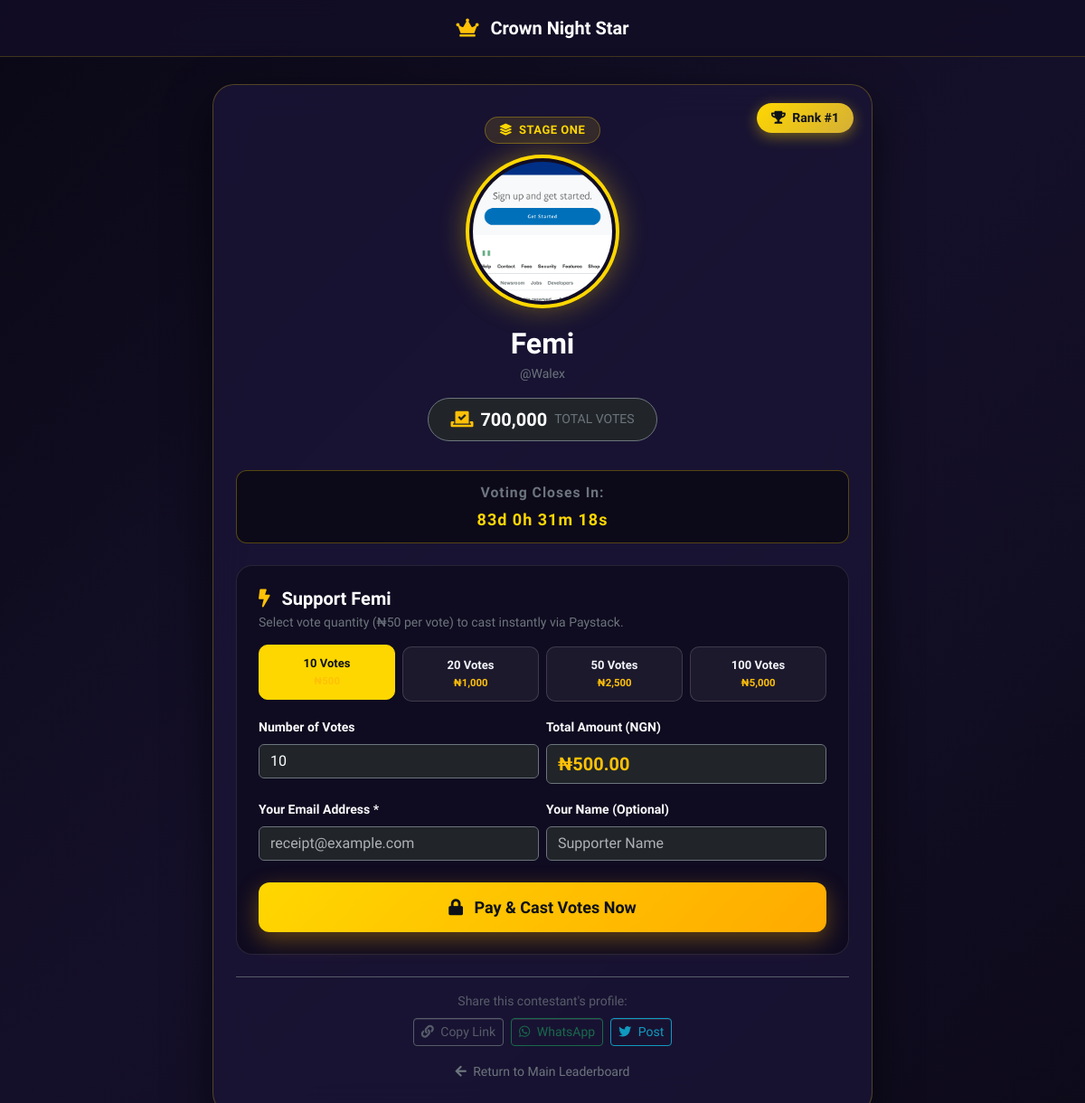
/profile.php?id=14, run on the app's committed database.
### tables this page shows
CREATE TABLE IF NOT EXISTS `settings` (
  `id` INT(11) NOT NULL AUTO_INCREMENT,
  `name` VARCHAR(100) NOT NULL,
  `value` TEXT NOT NULL,
  `created_at` TIMESTAMP DEFAULT CURRENT_TIMESTAMP,
  `updated_at` TIMESTAMP DEFAULT CURRENT_TIMESTAMP ON UPDATE CURRENT_TIMESTAMP,
  PRIMARY KEY (`id`),
  UNIQUE KEY `idx_settings_name` (`name`)
);

CREATE TABLE IF NOT EXISTS `users` (
  `id` INT(11) NOT NULL AUTO_INCREMENT,
  `username` VARCHAR(50) NOT NULL,
  `email` VARCHAR(100) NOT NULL,
  `password` VARCHAR(255) NOT NULL,
  `full_name` VARCHAR(255) NOT NULL,
  `phone_number` VARCHAR(25) NOT NULL,
  `photo` VARCHAR(255) DEFAULT 'default_avatar.png',
  `bio` TEXT DEFAULT NULL,
  `video_url` VARCHAR(500) DEFAULT NULL,
  `vote_count` INT(11) DEFAULT 0,
  `is_admin` TINYINT(1) DEFAULT 0,
  `is_active` TINYINT(1) DEFAULT 1,
  `competition_id` INT(11) DEFAULT NULL,
  `created_at` TIMESTAMP DEFAULT CURRENT_TIMESTAMP,
  `updated_at` TIMESTAMP DEFAULT CURRENT_TIMESTAMP ON UPDATE CURRENT_TIMESTAMP,
  PRIMARY KEY (`id`),
  UNIQUE KEY `idx_user_username` (`username`),
  UNIQUE KEY `idx_user_email` (`email`),
  KEY `idx_user_votes` (`vote_count` DESC),
  KEY `idx_user_admin` (`is_admin`),
  KEY `idx_user_competition` (`competition_id`),
  CONSTRAINT `fk_users_competition` FOREIGN KEY (`competition_id`) REFERENCES `competitions` (`id`) ON DELETE SET NULL
);

### includes/settings.php (called while the page is built, shortened)
<?php
require_once __DIR__ . '/Env.php';
class Settings {
    private static array $cache = [];
    private static bool $loaded = false;
    private static function loadAll(): void {
        if (self::$loaded) {
            return;
        }
        try {
            $pdo = DB::pdo();
            $stmt = $pdo->query("SELECT name, value FROM settings");
            while ($row = $stmt->fetch()) {
                self::$cache[$row['name']] = $row['value'];
            }
            self::$loaded = true;
        } catch (Exception $e) {
            error_log("Settings load error: " . $e->getMessage());
        }
    }
    public static function get(string $name, $default = null) {
        self::loadAll();
        if (array_key_exists($name, self::$cache)) {
            return self::$cache[$name];
        }
        return $default;
    }
    public static function isVotingOpen(): bool {
        $val = self::get('voting_open', '1');
        $endTime = self::getCompetitionEndTime();
        if ($endTime) {
            $endTimestamp = strtotime($endTime);
        }
        return $val === '1' || $val === 'true' || $val === 1 || $val === true;
    }
    public static function getCurrentStage(): string {
        $stage = self::get('current_stage');
        if (!empty($stage)) {
            return $stage;
        }
    }
    public static function getCompetitionEndTime(): string {
        return (string)self::get('competition_end_time', '2026-12-31T23:59');
    }
    public static function getVotePrice(): float {
        return (float)self::get('vote_price', Env::get('VOTE_PRICE_NGN', 50));
    }
    public static function getCurrencySymbol(): string {
        return (string)self::get('currency_symbol', Env::get('VOTE_CURRENCY_SYMBOL', '₦'));
    }
    public static function getCurrencyCode(): string {
        return (string)self::get('currency_code', Env::get('VOTE_CURRENCY', 'NGN'));
    }
}

### includes/security.php (called while the page is built, shortened)
<?php
require_once __DIR__ . '/Env.php';
class Security {
    public static function e(?string $string): string {
        return htmlspecialchars((string)$string, ENT_QUOTES, 'UTF-8');
    }
}
function e(?string $str): string {
    return Security::e($str);
}

### includes/Env.php (called while the page is built, shortened)
<?php
class Env {
    private static $loaded = false;
    public static function get(string $key, $default = null) {
        if (!self::$loaded) {
            $envPath = dirname(__DIR__) . '/.env';
        }
        $envVal = getenv($key);
        if ($envVal !== false) {
            return $envVal;
        }
        return $default;
    }
}

### profile.php (the view, shortened to what this page needs)
<?php
$userId = filter_input(INPUT_GET, 'id', FILTER_VALIDATE_INT);
$pdo = DB::pdo();
$stmt = $pdo->prepare("SELECT * FROM users WHERE id = :id AND is_admin = 0 LIMIT 1");
$stmt->execute([':id' => $userId]);
$contestant = $stmt->fetch();
$position = 1;
try {
    $rankStmt = $pdo->query("SELECT id, vote_count FROM users WHERE is_admin = 0 ORDER BY vote_count DESC");
    $allUsers = $rankStmt->fetchAll();
    $posCounter = 1;
    foreach ($allUsers as $row) {
        if ((int)$row['id'] === $userId) {
            $position = $posCounter;
            break;
        }
        $posCounter++;
    }
} catch (Exception $e) {
    $position = 1;
}
$siteTitle = Settings::get('site_title', 'Crown Night Star');
$currentStage = Settings::getCurrentStage();
$isVotingOpen = Settings::isVotingOpen();
$votePrice = Settings::getVotePrice();
$currencySymbol = Settings::getCurrencySymbol();
$currencyCode = Settings::getCurrencyCode();
$siteUrl = Env::get('APP_URL', 'https://' . ($_SERVER['HTTP_HOST'] ?? 'localhost'));
$profileUrl = rtrim($siteUrl, '/') . '/profile.php?id=' . $userId;
?>
<!DOCTYPE html>
<html lang="en" data-bs-theme="dark">
<head>
    <link rel="stylesheet" href="assets2/css/bootstrap.min.css">
    <link rel="stylesheet" href="assets2/css/all.min.css">
</head>
<body>
<div class="header-bar text-center">
    <div class="container">
        <a href="index.php" class="text-white text-decoration-none fw-bold fs-5">
            <i class="fas fa-crown text-warning me-2"></i> <?= e($siteTitle) ?>
        </a>
    </div>
</div>
<div class="profile-container">
    <div class="profile-card">
        <div class="rank-badge">
            <i class="fas fa-trophy me-1"></i> Rank #<?= $position ?>
        </div>
        <div class="stage-pill">
            <i class="fas fa-layer-group me-1"></i> <?= e($currentStage) ?>
        </div>
        <div class="avatar-wrap">
            <img src="uploads/<?= e($contestant['photo']) ?>" alt="<?= e($contestant['full_name']) ?>">
        </div>
        <h2 class="fw-bold text-white mb-1"><?= e($contestant['full_name']) ?></h2>
        <p class="text-secondary small mb-3">@<?= e($contestant['username']) ?></p>
        <div class="d-inline-flex align-items-center gap-2 px-4 py-2 rounded-pill bg-dark border border-secondary mb-3">
            <i class="fas fa-vote-yea text-warning fs-5"></i>
            <span class="fs-5 fw-bold text-white"><?= number_format((int)$contestant['vote_count']) ?></span>
            <span class="text-secondary small text-uppercase">Total Votes</span>
        </div>
        <div class="countdown-timer" id="countdownBox">
            <span class="text-secondary small d-block mb-1">Voting Closes In:</span>
            <span id="timerText">Calculating time...</span>
        </div>
        <?php if (!$isVotingOpen): ?>
            <div class="alert alert-warning mt-4 border-0" style="background: rgba(255, 193, 7, 0.15); color: #ffd700;">
                <i class="fas fa-clock fa-2x mb-2 d-block"></i>
                <h5 class="fw-bold">Voting is Closed</h5>
                <p class="small mb-0">The voting period for this stage has concluded. Stay tuned for results!</p>
            </div>
        <?php else: ?>
            <div class="vote-box">
                <h5 class="fw-bold text-white mb-1"><i class="fas fa-bolt text-warning me-2"></i> Support <?= e($contestant['full_name']) ?></h5>
                <p class="text-secondary small mb-3">Select vote quantity (<?= $currencySymbol ?><?= number_format($votePrice, 0) ?> per vote) to cast instantly via Paystack.</p>
                <div class="row g-2 mb-3">
                    <div class="col-6 col-sm-3">
                        <div class="quick-btn active" onclick="selectQuickVotes(10, this)">
                            10 Votes<br><span class="text-warning small"><?= $currencySymbol ?><?= number_format(10 * $votePrice) ?></span>
                        </div>
                    </div>
                    <div class="col-6 col-sm-3">
                        <div class="quick-btn" onclick="selectQuickVotes(20, this)">
                            20 Votes<br><span class="text-warning small"><?= $currencySymbol ?><?= number_format(20 * $votePrice) ?></span>
                        </div>
                    </div>
                    <div class="col-6 col-sm-3">
                        <div class="quick-btn" onclick="selectQuickVotes(50, this)">
                            50 Votes<br><span class="text-warning small"><?= $currencySymbol ?><?= number_format(50 * $votePrice) ?></span>
                        </div>
                    </div>
                    <div class="col-6 col-sm-3">
                        <div class="quick-btn" onclick="selectQuickVotes(100, this)">
                            100 Votes<br><span class="text-warning small"><?= $currencySymbol ?><?= number_format(100 * $votePrice) ?></span>
                        </div>
                    </div>
                </div>
                <div class="row g-2 mb-3">
                    <div class="col-12 col-sm-6">
                        <label class="form-label text-light small fw-semibold">Number of Votes</label>
                        <input type="number" id="customVoteCount" class="form-control bg-dark border-secondary text-white" min="1" value="10" oninput="updateTotalAmount()">
                    </div>
                    <div class="col-12 col-sm-6">
                        <label class="form-label text-light small fw-semibold">Total Amount (<?= $currencyCode ?>)</label>
                        <div class="form-control bg-dark border-secondary text-warning fw-bold fs-5" id="totalAmountDisplay">
                            <?= $currencySymbol ?><?= number_format(10 * $votePrice, 2) ?>
                        </div>
                    </div>
                </div>
                <div class="row g-2 mb-4">
                    <div class="col-12 col-sm-6">
                        <label class="form-label text-light small fw-semibold">Your Email Address *</label>
                        <input type="email" id="voterEmail" class="form-control bg-dark border-secondary text-white" placeholder="receipt@example.com" required>
                    </div>
                    <div class="col-12 col-sm-6">
                        <label class="form-label text-light small fw-semibold">Your Name (Optional)</label>
                        <input type="text" id="voterName" class="form-control bg-dark border-secondary text-white" placeholder="Supporter Name">
                    </div>
                </div>
                <button class="btn-vote-now" id="submitVoteBtn" onclick="initiatePaystackPayment()">
                    <i class="fas fa-lock me-2"></i> Pay & Cast Votes Now
                </button>
            </div>
        <?php endif; ?>
        <div class="mt-4 pt-3 border-top border-secondary opacity-75">
            <span class="text-secondary small d-block mb-2">Share this contestant's profile:</span>
            <div class="d-flex justify-content-center gap-2 flex-wrap">
                <button class="btn btn-outline-secondary btn-sm" onclick="copyLink()">
                    <i class="fas fa-link me-1"></i> Copy Link
                </button>
                <a href="https://api.whatsapp.com/send?text=<?= urlencode("Vote for " . $contestant['full_name'] . " on " . $siteTitle . "! " . $profileUrl) ?>" target="_blank" class="btn btn-outline-success btn-sm">
                    <i class="fab fa-whatsapp me-1"></i> WhatsApp
                </a>
                <a href="https://twitter.com/intent/tweet?text=<?= urlencode("Vote for " . $contestant['full_name'] . " on " . $siteTitle . "! " . $profileUrl) ?>" target="_blank" class="btn btn-outline-info btn-sm">
                    <i class="fab fa-twitter me-1"></i> Post
                </a>
            </div>
        </div>
        <div class="mt-3">
            <a href="index.php" class="text-secondary small text-decoration-none"><i class="fas fa-arrow-left me-1"></i> Return to Main Leaderboard</a>
        </div>
    </div>
</div>
</body>
</html>

### profile.php (style rules this page uses)
body { font-family: 'Plus Jakarta Sans', sans-serif; background: linear-gradient(135deg, #0a0815 0%, #15102a 50%, #0d0a1a 100%); color: #f1f5f9; min-height: 100vh; margin: 0; padding: 0; }
.header-bar { background: rgba(18, 14, 38, 0.9); backdrop-filter: blur(12px); border-bottom: 1px solid rgba(255, 215, 0, 0.2); padding: 16px 0; }
.profile-container { max-width: 760px; margin: 30px auto; padding: 0 15px; }
.profile-card { background: rgba(26, 21, 53, 0.85); backdrop-filter: blur(20px); border: 1px solid rgba(255, 215, 0, 0.25); border-radius: 24px; box-shadow: 0 20px 50px rgba(0, 0, 0, 0.6); padding: 35px 25px; position: relative; text-align: center; }
.avatar-wrap { width: 170px; height: 170px; border-radius: 50%; border: 4px solid #ffd700; padding: 4px; background: #110d24; margin: 0 auto 20px; position: relative; box-shadow: 0 0 30px rgba(255, 215, 0, 0.35); }
.avatar-wrap img { width: 100%; height: 100%; border-radius: 50%; object-fit: cover; }
.rank-badge { position: absolute; top: 20px; right: 20px; background: linear-gradient(135deg, #ffd700 0%, #d4af37 100%); color: #0d1117; font-size: 14px; font-weight: 800; padding: 6px 16px; border-radius: 50px; box-shadow: 0 4px 15px rgba(255, 215, 0, 0.4); }
.stage-pill { display: inline-block; background: rgba(255, 215, 0, 0.12); border: 1px solid rgba(255, 215, 0, 0.3); color: #ffd700; font-size: 13px; font-weight: 700; padding: 4px 16px; border-radius: 50px; text-transform: uppercase; letter-spacing: 0.5px; margin-bottom: 12px; }
.vote-box { background: rgba(15, 12, 32, 0.9); border: 1px solid rgba(255, 255, 255, 0.1); border-radius: 18px; padding: 24px; margin-top: 24px; text-align: left; }
.quick-btn { background: rgba(255, 255, 255, 0.06); border: 1px solid rgba(255, 255, 255, 0.15); color: #f1f5f9; border-radius: 10px; padding: 10px 14px; font-weight: 700; font-size: 13px; transition: all 0.2s ease; cursor: pointer; text-align: center; }
.quick-btn:hover, .quick-btn.active { background: #ffd700; color: #0d1117; border-color: #ffd700; transform: translateY(-2px); }
.btn-vote-now { background: linear-gradient(135deg, #ffd700 0%, #ffaa00 100%); color: #0d1117; font-weight: 800; font-size: 18px; padding: 14px; border-radius: 12px; border: none; width: 100%; transition: all 0.3s ease; box-shadow: 0 8px 25px rgba(255, 170, 0, 0.35); }
.countdown-timer { background: rgba(0, 0, 0, 0.5); border: 1px solid rgba(255, 215, 0, 0.3); border-radius: 12px; padding: 12px; margin: 16px 0; color: #ffd700; font-weight: 800; font-size: 18px; letter-spacing: 1px; }

### data on the page
settings: value "Crown Night Star"
users: photo (picture), full_name "Femi", username "Walex", vote_count "700,000"

### other printed values
$position "1"
$currentStage "STAGE ONE"
$currencySymbol "₦"
$votePrice "50"
20 * $votePrice "1,000"
50 * $votePrice "2,500"
100 * $votePrice "5,000"
$currencyCode "NGN"
10 * $votePrice "500.00"
